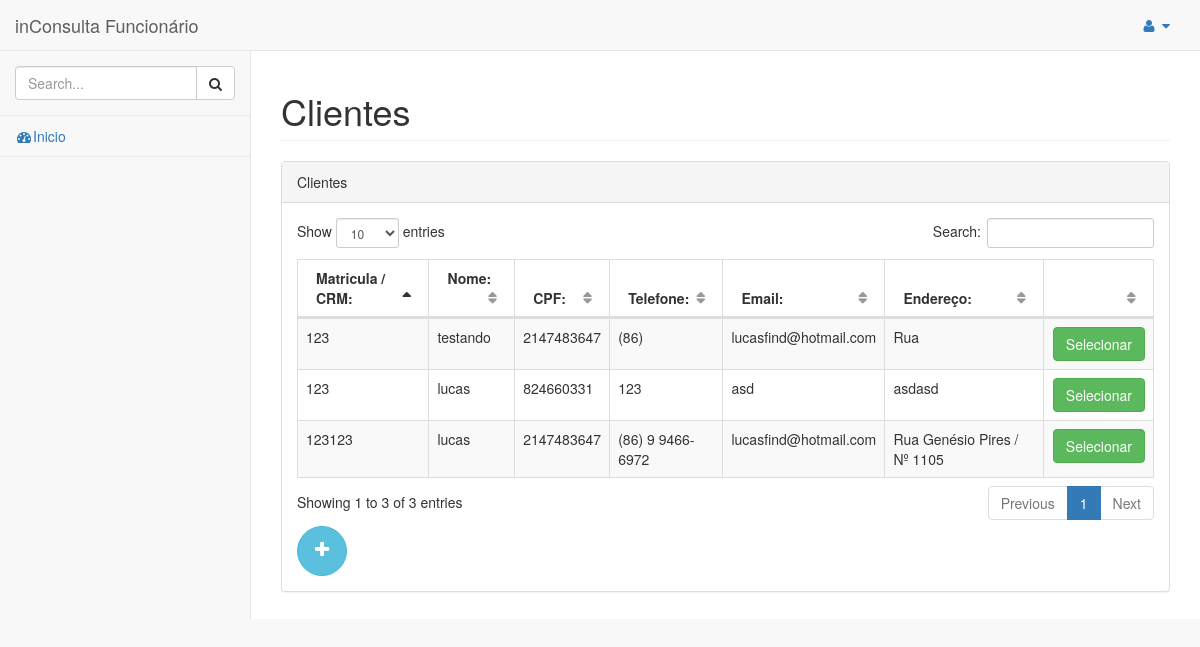
Page /pages/consulta1.php on the committed database.
### tables this page shows
CREATE TABLE `cliente` (
  `id_cliente` int(11) NOT NULL,
  `cliente` varchar(40) DEFAULT NULL,
  PRIMARY KEY (`id_cliente`)
);

CREATE TABLE `Pessoa` (
  `id` int(11) NOT NULL AUTO_INCREMENT,
  `nome` varchar(255) NOT NULL,
  `cpf` int(11) NOT NULL,
  `telefone` varchar(255) NOT NULL,
  `email` varchar(255) NOT NULL,
  `Estabelecimento_id` int(11) NOT NULL,
  `endereco` varchar(255) NOT NULL,
  `ativo` int(11) DEFAULT NULL,
  PRIMARY KEY (`id`),
  KEY `Pessoa_Estabelecimento` (`Estabelecimento_id`),
  CONSTRAINT `Pessoa_Estabelecimento` FOREIGN KEY (`Estabelecimento_id`) REFERENCES `Estabelecimento` (`id`)
);

### pages/consulta1.php (the view, shortened to what this page needs)
<!DOCTYPE html>
<html lang="en">
<head>
    <link href="../vendor/bootstrap/css/bootstrap.min.css" rel="stylesheet">
    <link href="../vendor/metisMenu/metisMenu.min.css" rel="stylesheet">
    <link href="../vendor/datatables-plugins/dataTables.bootstrap.css" rel="stylesheet">
    <link href="../vendor/datatables-responsive/dataTables.responsive.css" rel="stylesheet">
    <link href="../dist/css/sb-admin-2.css" rel="stylesheet">
    <link href="../vendor/font-awesome/css/font-awesome.min.css" rel="stylesheet" type="text/css">
</head>
<body>
    <div id="wrapper">
        <nav class="navbar navbar-default navbar-static-top" role="navigation" style="margin-bottom: 0">
            <div class="navbar-header">
                <a class="navbar-brand" href="index.html">inConsulta Funcionário</a>
            </div>
            <ul class="nav navbar-top-links navbar-right">
                <li class="dropdown">
                    <a class="dropdown-toggle" data-toggle="dropdown" href="#">
                        <i class="fa fa-user fa-fw"></i> <i class="fa fa-caret-down"></i>
                    </a>
                </li>
            </ul>
            <div class="navbar-default sidebar" role="navigation">
                <div class="sidebar-nav navbar-collapse">
                    <ul class="nav" id="side-menu">
                        <li class="sidebar-search">
                            <div class="input-group custom-search-form">
                                <input type="text" class="form-control" placeholder="Search...">
                                <span class="input-group-btn">
                                    <button class="btn btn-default" type="button">
                                        <i class="fa fa-search"></i>
                                    </button>
                                </span>
                            </div>
                        </li>
                        <li>
                            <a href="adminHome.html"><i class="fa fa-dashboard fa-fw"></i>Inicio</a>
                        </li>
                    </ul>
                </div>
            </div>
        </nav>
        <div id="page-wrapper">
            <div class="row">
                <div class="col-lg-12">
                    <h1 class="page-header">Clientes</h1>
                </div>
            </div>
            <div class="row">
                <div class="col-lg-12">
                    <div class="panel panel-default">
                        <div class="panel-heading">
                            Clientes
                        </div>
                        <div class="panel-body">
                            <form method="POST">
                            <table width="100%" class="table table-striped table-bordered table-hover" id="dataTables-example">
                                <thead>
                                    <tr>
                                        <th>Matricula / CRM:</th>
                                            <th>Nome:</th>
                                            <th>CPF:</th>
                                            <th>Telefone:</th>
                                            <th>Email:</th>
                                            <th>Endereço:</th>
                                            <th colspan="0"></th>
                                    </tr>
                                </thead>
                                <tbody>
                                    <?php
                                            include_once('../php/connection.php');
                                            $idFunc = @$_GET['idFunc'];
                                            $stmt2 = "SELECT p.*, f.* FROM Pessoa AS p, Cliente AS f
                                                     WHERE f.Pessoa_id=p.id";
                                            $data2 = $pdoConnect->query($stmt2);
                                            foreach ($data2 as $row2) {
                                                echo '<tr class="odd gradeX">
                                                    <td>' . $row2["sus"] . '</td>
                                                    <td>' . $row2["nome"] . '</td>
                                                    <td>' . $row2["cpf"] .'
                                                    <td>' . $row2['telefone'] . '</td>
                                                    <td>' . $row2["email"] .'
                                                    <td>' . $row2['endereco'] . '</td>
                                                    <td class="text-right" colspan="1">
                                                        <a href="consulta2.php?idFunc=' . $idFunc . '&idClient='. $row2['id'] . '" class="btn btn-success">Selecionar</a>
                                                    </td>
                                                </tr>';
                                            }
                                        ?>
                                </tbody>
                            </table>
                            <a href="addClientes.php" class="btn btn-info btn-circle btn-lg"><i class="fa fa-plus"></i></a>
                            </form>
                        </div>
                    </div>
                </div>
            </div>
        </div>
    </div>
</body>
</html>

### rows in the picture
cliente: sus "123", Pessoa.nome "testando", Pessoa.cpf "2147483647", Pessoa.telefone "(86)", Pessoa.email "lucasfind@hotmail.com", Pessoa.endereco "Rua"
cliente: sus "123123", Pessoa.nome "lucas", Pessoa.cpf "2147483647", Pessoa.telefone "(86) 9 9466-6972", Pessoa.email "lucasfind@hotmail.com", Pessoa.endereco "Rua Genésio Pires / Nº 1105"
cliente: sus "123", Pessoa.nome "lucas", Pessoa.cpf "824660331", Pessoa.telefone "123", Pessoa.email "asd", Pessoa.endereco "asdasd"
